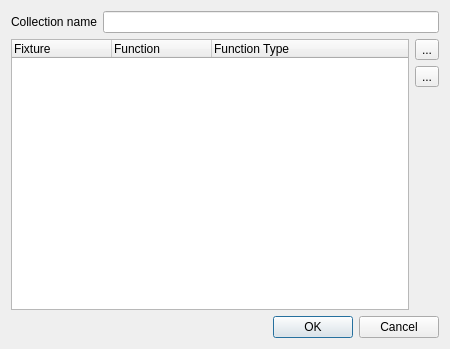
<ui version="4.0" >
 <class>FunctionCollectionEditor</class>
 <widget class="QDialog" name="FunctionCollectionEditor" >
  <property name="geometry" >
   <rect>
    <x>0</x>
    <y>0</y>
    <width>450</width>
    <height>349</height>
   </rect>
  </property>
  <property name="windowTitle" >
   <string>Function Collection Editor</string>
  </property>
  <layout class="QVBoxLayout" >
   <item>
    <layout class="QHBoxLayout" >
     <item>
      <widget class="QLabel" name="m_nameLabel" >
       <property name="text" >
        <string>Collection name</string>
       </property>
      </widget>
     </item>
     <item>
      <widget class="QLineEdit" name="m_nameEdit" />
     </item>
    </layout>
   </item>
   <item>
    <layout class="QHBoxLayout" >
     <item>
      <widget class="QTreeWidget" name="m_functionList" >
       <column>
        <property name="text" >
         <string>Fixture</string>
        </property>
       </column>
       <column>
        <property name="text" >
         <string>Function</string>
        </property>
       </column>
       <column>
        <property name="text" >
         <string>Function Type</string>
        </property>
       </column>
      </widget>
     </item>
     <item>
      <layout class="QVBoxLayout" >
       <item>
        <widget class="QToolButton" name="m_addButton" >
         <property name="text" >
          <string>...</string>
         </property>
        </widget>
       </item>
       <item>
        <widget class="QToolButton" name="m_removeButton" >
         <property name="text" >
          <string>...</string>
         </property>
        </widget>
       </item>
       <item>
        <spacer>
         <property name="orientation" >
          <enum>Qt::Vertical</enum>
         </property>
         <property name="sizeHint" >
          <size>
           <width>20</width>
           <height>40</height>
          </size>
         </property>
        </spacer>
       </item>
      </layout>
     </item>
    </layout>
   </item>
   <item>
    <widget class="QDialogButtonBox" name="m_buttonBox" >
     <property name="orientation" >
      <enum>Qt::Horizontal</enum>
     </property>
     <property name="standardButtons" >
      <set>QDialogButtonBox::Cancel|QDialogButtonBox::NoButton|QDialogButtonBox::Ok</set>
     </property>
    </widget>
   </item>
  </layout>
 </widget>
 <resources/>
 <connections>
  <connection>
   <sender>m_buttonBox</sender>
   <signal>accepted()</signal>
   <receiver>FunctionCollectionEditor</receiver>
   <slot>accept()</slot>
   <hints>
    <hint type="sourcelabel" >
     <x>248</x>
     <y>254</y>
    </hint>
    <hint type="destinationlabel" >
     <x>157</x>
     <y>274</y>
    </hint>
   </hints>
  </connection>
  <connection>
   <sender>m_buttonBox</sender>
   <signal>rejected()</signal>
   <receiver>FunctionCollectionEditor</receiver>
   <slot>reject()</slot>
   <hints>
    <hint type="sourcelabel" >
     <x>316</x>
     <y>260</y>
    </hint>
    <hint type="destinationlabel" >
     <x>286</x>
     <y>274</y>
    </hint>
   </hints>
  </connection>
 </connections>
</ui>
